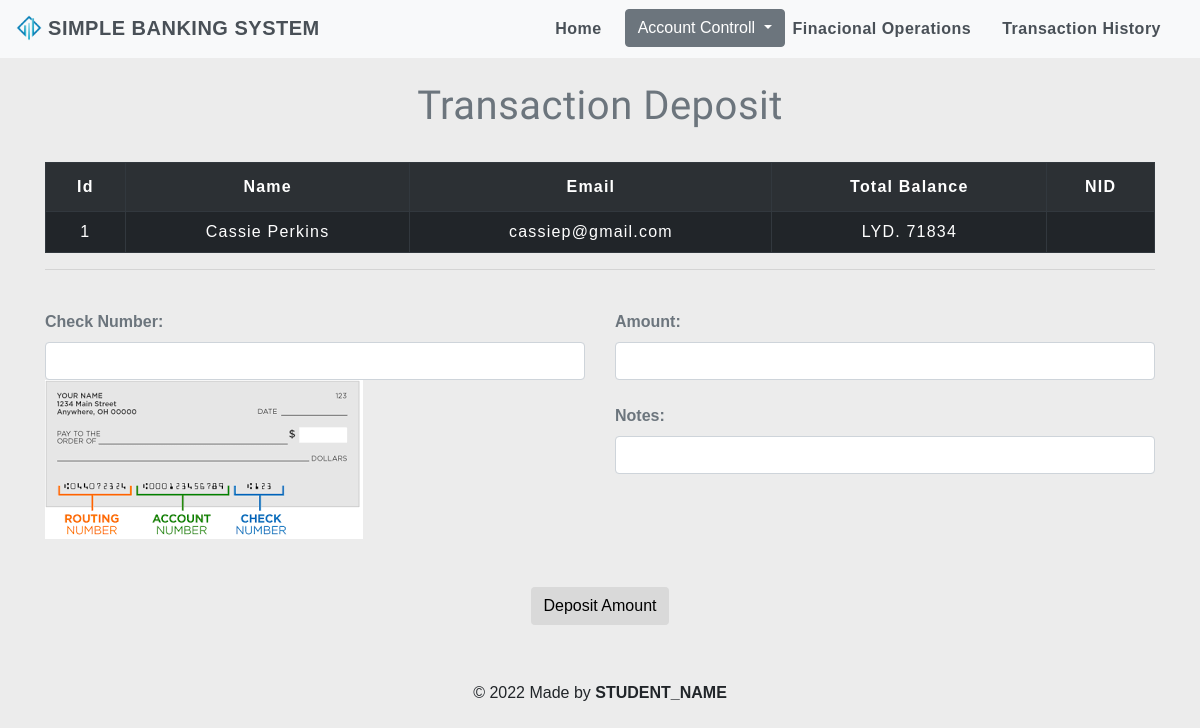
/selecteduserdetail.php?id=1&type=1, run on an earlier commit of the app's database.
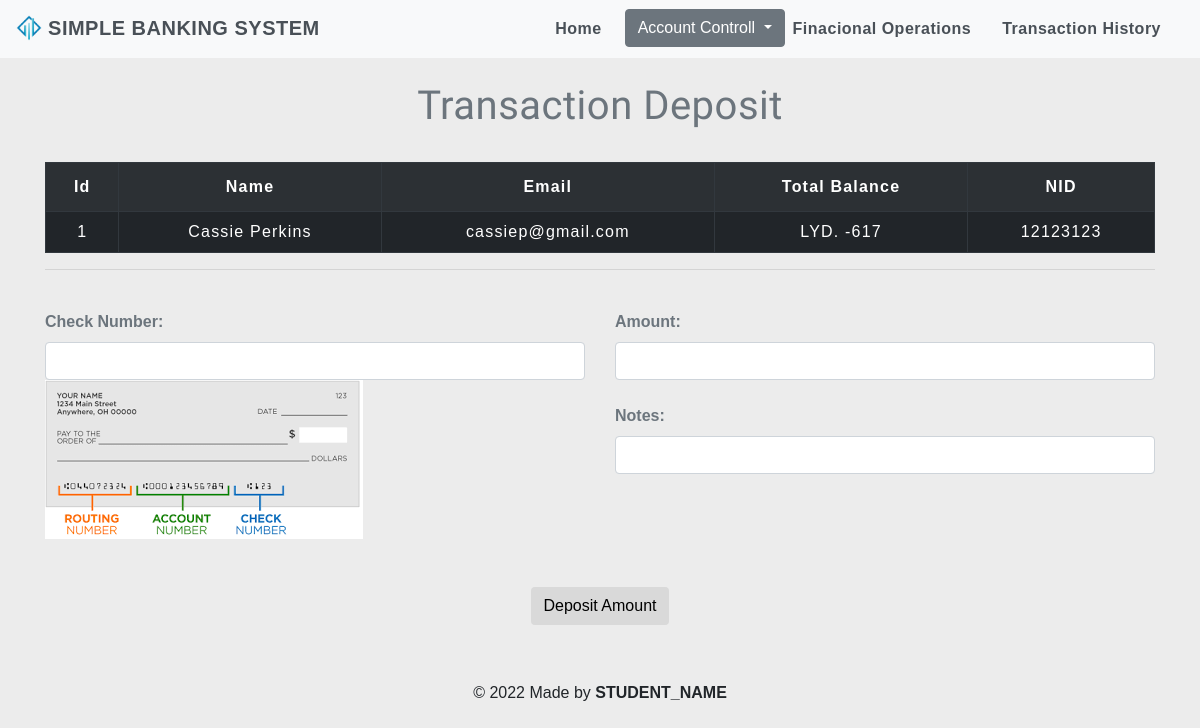
And on a later commit of the database.
### tables this page shows
CREATE TABLE `users` (
  `id` int(7) NOT NULL,
  `name` text NOT NULL,
  `email` varchar(30) NOT NULL,
  `gender` varchar(155) NOT NULL,
  `balance` int(8) NOT NULL,
  `nid` varchar(12) DEFAULT NULL,
  `phone` varchar(18) DEFAULT NULL,
  `address` text DEFAULT NULL,
  `notes` text DEFAULT NULL,
  `status` tinyint(2) UNSIGNED NOT NULL DEFAULT 1,
  `checksum` bigint(20) DEFAULT 0,
  `image` text DEFAULT NULL,
  `overDraw` int(12) NOT NULL DEFAULT 0
);

### selecteduserdetail.php (the view, shortened to what this page needs)
<!DOCTYPE html>
<html lang="en">
<head>
    <title>Transaction <?php     $actionType = $_GET['type'];
     switch ($actionType) {
        case 1:echo 'Deposit';$actionType='Deposit';  break;
        }?> </title>
    <link rel="stylesheet" href="https://maxcdn.bootstrapcdn.com/bootstrap/4.0.0/css/bootstrap.min.css">
    <link rel="stylesheet" type="text/css" href="css/table.css">
    <link rel="stylesheet" type="text/css" href="css/navbar.css">
</head>
<body style="background-color : #ececec;">
<?php
  include 'navbar.php';
?>
	<div class="container">
        <h2 class="text-center pt-4" style="color : #6c757d;">Transaction <?php echo $actionType; ?> </h2>
            <?php
                include 'config.php';
                $sid=$_GET['id'];
                $sql = "SELECT * FROM  users where id=$sid";
                $result=mysqli_query($conn,$sql);
                $rows=mysqli_fetch_assoc($result);
            ?>
            <form method="post" name="tcredit" class="tabletext" ><br>
        <div>
            <table class="table table-striped table-condensed table-bordered table-dark">
                <tr style="color : white;">
                    <th class="text-center">Id</th>
                    <th class="text-center">Name</th>
                    <th class="text-center">Email</th>
                    <th class="text-center">Total Balance</th>
                    <th class="text-center">NID</th>
                </tr>
                <tr style="color : white;">
                    <td class="py-2"><?php echo $rows['id'] ?></td>
                    <td class="py-2"><?php echo $rows['name'] ?></td>
                    <td class="py-2"><?php echo $rows['email'] ?></td>
                    <td class="py-2">LYD. <?php echo $rows['balance'] ?></td>
                    <td class="py-2"><?php echo $rows['nid'] ?></td>
                </tr>
            </table>
        </div>
        <hr><br>
        <div class="row">
            <div class="col-6">
        <?php  if  ($actionType == 'Transfer' ){ ?>
        <label style="color : #6c757d;"><b> <?php echo $actionType; ?> To:</b></label>
        <select name="to" class="form-control" required>
            <option value="" disabled selected>Select Account</option>
            <?php
                include 'config.php';
                $sid=$_GET['id'];
                $sql = "SELECT * FROM users where id!=$sid and status <> 9;";
                $result=mysqli_query($conn,$sql);
                if(!$result)
                {
                    echo "Error ".$sql."<br>".mysqli_error($conn);
                }
                while($rows = mysqli_fetch_assoc($result)) {
            ?>
                <option class="table" value="<?php echo $rows['id'];?>" >
                    <?php echo $rows['name'] ;?> (Balance:
                    <?php echo $rows['balance'] ;?> )
                </option>
            <?php
                }
            ?>
            <div>
        </select>
        <?php } else {
         ?>
         <label style="color : #6c757d;"><b>Check Number:</b></label>
            <input type="number" class="form-control" name="checkNumber">
         <img>
        </div>
        <?php  }
         ?>
        <div class="col-6">
            <label style="color : #6c757d;"><b>Amount:</b></label>
            <input type="number" class="form-control" name="amount" required>
            <br>
            <label style="color : #6c757d;"><b>Notes:</b></label>
            <input type="test" class="form-control" name="notes" required>
        </div>
        </div>
            <br><br>
                <div class="text-center" >
            <button class="btn" name="submit" type="submit" id="myBtn" ><?php echo $actionType; ?> Amount</button>
            </div>
        </form>
    </div>
 <?php include 'footer.php'; ?>
</body>
</html>

### navbar.php (shortened to what this page needs)
<nav class="navbar navbar-expand-md navbar-light bg-light">
<a class="navbar-brand" href="index.php" style="color : #495057;"><img src="img/bnklg.png" alt="Logo" width="26" style="margin-bottom:4px;"> <b>SIMPLE BANKING SYSTEM</b></a>
<div class="collapse navbar-collapse" id="collapsibleNavbar">
      <ul class="navbar-nav ml-auto">
        <li class="nav-item">
          <a class="nav-link" href="index.php" style="color : #495057;"><b>Home</b></a>
        </li>
        <li class="nav-item">
          <div class="dropdown">
            <button class="btn btn-secondary dropdown-toggle" type="button" id="dropdownMenuButton" data-toggle="dropdown" aria-haspopup="true" aria-expanded="false">
              Account Controll
            </button>
          </div>
        </li>
        <li class="nav-item">
        <a class="nav-link" href="transfermoney.php" style="color : #495057;"><b>Finacional Operations</b></a>
        </li>
        <li class="nav-item">
          <a class="nav-link" href="transactionhistory.php" style="color : #495057;"><b>Transaction History</b></a>
        </li>
    </div>
 </nav>

### footer.php
<footer class="text-center mt-5 py-2">
            <p>&copy 2022 Made by <b>STUDENT_NAME</b></p>
    </footer>

### css/table.css (style rules this page uses)
* { padding: 0; margin: 0; box-sizing: border-box; font-family: sans-serif; }
h2 { font-size: 40px; }
table { letter-spacing: 1.2px; }
td { text-align: center; }
button { border:none; background: #d9d9d9; transition: 1s; }

### css/navbar.css (style rules this page uses)
.nav-link { margin-right: 15px; color:#2F363F; letter-spacing: 0.5px; transition: 0.5s; }
.navbar-brand { color: #4C4B4B; letter-spacing: 0.5px; }
h2 { color: #4C4B4B; letter-spacing: 0.5px; font-family: raleway; }

### selecteduserdetail.php (style rules this page uses)
button { border:none; background: #d9d9d9; }

What changed in the data, as far as the page shows it:
changed users "Cassie Perkins": balance "71834" → "-617"; nid (not shown) → "12123123"
